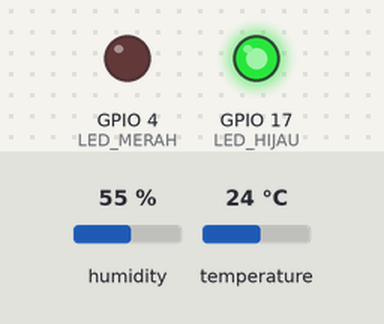
The sketch below on a simulated ESP32. Shown: output pins drawn as LEDs (lit = HIGH). Inputs (shaded band) come from the test bench; at power-on: humidity 55 %, temperature 24 °C. WiFi joins after 1.5 s; servers stay silent unless stated; web services answer with replies made up by the test bench; what the sketch prints to the serial monitor is not drawn.

Above: at 2.7 s.
At 12.7 s:
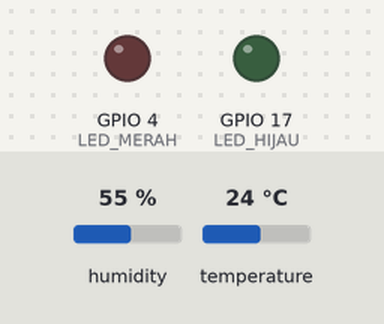
Timing chart, 0 to 28.0 s (numbered marks = the images above):
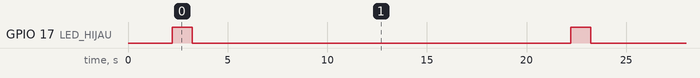

The sketch:

p3_https_thingspeak.ino
```cpp
/*
 * BAB 49 - Program 3: Kirim Data DHT11 ke ThingSpeak lewat HTTPS
 * Setiap 20 detik: baca DHT11, lalu kirim suhu (field1) dan kelembapan
 * (field2) ke ThingSpeak dengan HTTPS POST. Sertifikat server diperiksa
 * dengan setCACert() memakai root CA DigiCert Global Root G2.
 * Kata sandi WiFi dan kunci API ada di tab "rahasia.h" (JANGAN dibagikan).
 *
 * Rangkaian (kabel jumper female-female):
 *   DHT        -> IO27
 *   LED1 merah -> IO4  (menyala 1 detik = gagal)
 *   LED2 hijau -> IO17 (menyala 1 detik = berhasil)
 * Library: DHT sensor library + Adafruit Unified Sensor (Adafruit).
 */

#include <WiFi.h>
#include <WiFiClientSecure.h>
#include <HTTPClient.h>
#include <DHT.h>
#include "rahasia.h"  // RAHASIA_WIFI_SSID, RAHASIA_WIFI_PASSWORD, RAHASIA_THINGSPEAK_KEY

#define PIN_DHT    27
#define LED_MERAH  4
#define LED_HIJAU  17

const char* URL_THINGSPEAK = "https://api.thingspeak.com/update";
const unsigned long JEDA_KIRIM = 20000;  // minimal 15 detik (batas akun gratis)
const unsigned long LAMA_LED   = 1000;   // LED status menyala 1 detik

// Root CA untuk api.thingspeak.com
// Sumber: https://cacerts.digicert.com/DigiCertGlobalRootG2.crt.pem
// Berlaku sampai: 15 Januari 2038
const char ROOT_CA_DIGICERT_G2[] = R"EOF(
-----BEGIN CERTIFICATE-----
MIIDjjCCAnagAwIBAgIQAzrx5qcRqaC7KGSxHQn65TANBgkqhkiG9w0BAQsFADBh
MQswCQYDVQQGEwJVUzEVMBMGA1UEChMMRGlnaUNlcnQgSW5jMRkwFwYDVQQLExB3
d3cuZGlnaWNlcnQuY29tMSAwHgYDVQQDExdEaWdpQ2VydCBHbG9iYWwgUm9vdCBH
MjAeFw0xMzA4MDExMjAwMDBaFw0zODAxMTUxMjAwMDBaMGExCzAJBgNVBAYTAlVT
MRUwEwYDVQQKEwxEaWdpQ2VydCBJbmMxGTAXBgNVBAsTEHd3dy5kaWdpY2VydC5j
b20xIDAeBgNVBAMTF0RpZ2lDZXJ0IEdsb2JhbCBSb290IEcyMIIBIjANBgkqhkiG
9w0BAQEFAAOCAQ8AMIIBCgKCAQEAuzfNNNx7a8myaJCtSnX/RrohCgiN9RlUyfuI
2/Ou8jqJkTx65qsGGmvPrC3oXgkkRLpimn7Wo6h+4FR1IAWsULecYxpsMNzaHxmx
1x7e/dfgy5SDN67sH0NO3Xss0r0upS/kqbitOtSZpLYl6ZtrAGCSYP9PIUkY92eQ
q2EGnI/yuum06ZIya7XzV+hdG82MHauVBJVJ8zUtluNJbd134/tJS7SsVQepj5Wz
tCO7TG1F8PapspUwtP1MVYwnSlcUfIKdzXOS0xZKBgyMUNGPHgm+F6HmIcr9g+UQ
vIOlCsRnKPZzFBQ9RnbDhxSJITRNrw9FDKZJobq7nMWxM4MphQIDAQABo0IwQDAP
BgNVHRMBAf8EBTADAQH/MA4GA1UdDwEB/wQEAwIBhjAdBgNVHQ4EFgQUTiJUIBiV
5uNu5g/6+rkS7QYXjzkwDQYJKoZIhvcNAQELBQADggEBAGBnKJRvDkhj6zHd6mcY
1Yl9PMWLSn/pvtsrF9+wX3N3KjITOYFnQoQj8kVnNeyIv/iPsGEMNKSuIEyExtv4
NeF22d+mQrvHRAiGfzZ0JFrabA0UWTW98kndth/Jsw1HKj2ZL7tcu7XUIOGZX1NG
Fdtom/DzMNU+MeKNhJ7jitralj41E6Vf8PlwUHBHQRFXGU7Aj64GxJUTFy8bJZ91
8rGOmaFvE7FBcf6IKshPECBV1/MUReXgRPTqh5Uykw7+U0b6LJ3/iyK5S9kJRaTe
pLiaWN0bfVKfjllDiIGknibVb63dDcY3fe0Dkhvld1927jyNxF1WW6LZZm6zNTfl
MrY=
-----END CERTIFICATE-----
)EOF";

DHT dht(PIN_DHT, DHT11);

bool sudahPernahKirim = false;
unsigned long waktuKirimTerakhir = 0;
unsigned long waktuLedNyala = 0;
bool ledMenyala = false;
int jumlahBerhasil = 0;
int jumlahGagal = 0;

void sambungWiFi() {
  WiFi.mode(WIFI_STA);
  WiFi.begin(RAHASIA_WIFI_SSID, RAHASIA_WIFI_PASSWORD);
  Serial.print("Menghubungkan ke WiFi");

  unsigned long mulai = millis();
  while (WiFi.status() != WL_CONNECTED) {
    if (millis() - mulai >= 20000) {  // menyerah setelah 20 detik
      Serial.println();
      Serial.println("Gagal terhubung! Periksa isi rahasia.h (WiFi harus 2,4 GHz).");
      Serial.println("ESP32 restart dalam 5 detik...");
      delay(5000);
      ESP.restart();
    }
    Serial.print(".");
    delay(500);
  }
  Serial.println();
  Serial.print("Terhubung! Alamat IP: ");
  Serial.println(WiFi.localIP());
}

// Nyalakan satu LED status; dimatikan otomatis di loop() setelah LAMA_LED
void nyalakanLed(int pin) {
  digitalWrite(LED_MERAH, LOW);
  digitalWrite(LED_HIJAU, LOW);
  digitalWrite(pin, HIGH);
  waktuLedNyala = millis();
  ledMenyala = true;
}

// Mengirim data ke ThingSpeak. Hasilnya true kalau data diterima.
bool kirimKeThingSpeak(float suhu, float kelembapan) {
  WiFiClientSecure klienAman;
  klienAman.setCACert(ROOT_CA_DIGICERT_G2);  // periksa sertifikat api.thingspeak.com
  klienAman.setHandshakeTimeout(15);         // detik

  HTTPClient http;
  http.setConnectTimeout(10000);             // ms
  http.setTimeout(10000);                    // ms
  if (!http.begin(klienAman, URL_THINGSPEAK)) {
    Serial.println("Alamat URL tidak valid.");
    return false;
  }
  http.setUserAgent("BluinoKit-BAB49/1.0");  // "nama" client kita
  http.addHeader("Content-Type", "application/x-www-form-urlencoded");

  // Kunci API dikirim di ISI permintaan (body), bukan di alamat URL
  char isi[96];
  snprintf(isi, sizeof(isi), "api_key=%s&field1=%.1f&field2=%.0f",
           RAHASIA_THINGSPEAK_KEY, suhu, kelembapan);

  int kode = http.POST(String(isi));
  bool berhasil = false;

  if (kode == HTTP_CODE_OK) {
    String balasan = http.getString();  // nomor entri, atau "0" kalau ditolak
    long nomorEntri = balasan.toInt();
    if (nomorEntri > 0) {
      Serial.printf("Terkirim! Nomor entri ThingSpeak: %ld\n", nomorEntri);
      berhasil = true;
    } else {
      Serial.println("Ditolak ThingSpeak (balasan 0). Jeda kiriman kurang dari 15 detik?");
    }
  } else if (kode > 0) {
    Serial.printf("ThingSpeak menjawab HTTP %d. Periksa Write API Key di rahasia.h.\n", kode);
  } else {
    char pesanTls[128];
    int kodeTls = klienAman.lastError(pesanTls, sizeof(pesanTls));
    Serial.printf("Koneksi gagal: %s (kode %d)\n", http.errorToString(kode).c_str(), kode);
    Serial.printf("Pesan TLS: %s (kode %d)\n", pesanTls, kodeTls);
  }

  http.end();
  return berhasil;
}

void setup() {
  Serial.begin(115200);
  pinMode(LED_MERAH, OUTPUT);
  pinMode(LED_HIJAU, OUTPUT);
  digitalWrite(LED_MERAH, LOW);
  digitalWrite(LED_HIJAU, LOW);
  delay(500);
  Serial.println();
  Serial.println("BAB 49 - Program 3: Kirim Data DHT11 ke ThingSpeak lewat HTTPS");

  dht.begin();
  sambungWiFi();
}

void loop() {
  // 1. Matikan LED status setelah LAMA_LED (tanpa delay)
  if (ledMenyala && millis() - waktuLedNyala >= LAMA_LED) {
    digitalWrite(LED_MERAH, LOW);
    digitalWrite(LED_HIJAU, LOW);
    ledMenyala = false;
  }

  // 2. Baca sensor dan kirim data setiap JEDA_KIRIM
  if (!sudahPernahKirim || millis() - waktuKirimTerakhir >= JEDA_KIRIM) {
    sudahPernahKirim = true;
    waktuKirimTerakhir = millis();

    float kelembapan = dht.readHumidity();
    float suhu = dht.readTemperature();
    if (isnan(suhu) || isnan(kelembapan)) {
      Serial.println("\nGagal membaca DHT11! Periksa kabel DHT -> IO27.");
      jumlahGagal = jumlahGagal + 1;
      nyalakanLed(LED_MERAH);
      return;
    }
    Serial.printf("\nSuhu: %.1f °C | Kelembapan: %.0f %%\n", suhu, kelembapan);

    if (WiFi.status() != WL_CONNECTED) {
      Serial.println("WiFi terputus, data kali ini dilewati.");
      jumlahGagal = jumlahGagal + 1;
      nyalakanLed(LED_MERAH);
      return;
    }

    if (kirimKeThingSpeak(suhu, kelembapan)) {
      jumlahBerhasil = jumlahBerhasil + 1;
      nyalakanLed(LED_HIJAU);
    } else {
      jumlahGagal = jumlahGagal + 1;
      nyalakanLed(LED_MERAH);
    }
    Serial.printf("Total: %d berhasil, %d gagal\n", jumlahBerhasil, jumlahGagal);
  }
}
```

rahasia.h
```cpp
// rahasia.h — SEMUA data rahasia proyek ini dikumpulkan di sini.
// JANGAN bagikan file ini: jangan di-upload ke GitHub, jangan dikirim ke grup chat.
// Kalau ingin membagikan proyek, sertakan salinan berisi placeholder saja.
#pragma once

#define RAHASIA_WIFI_SSID       "NamaWiFiKamu"      // ← ganti dengan WiFi kamu
#define RAHASIA_WIFI_PASSWORD   "PasswordWiFiKamu"  // ← ganti dengan WiFi kamu
#define RAHASIA_THINGSPEAK_KEY  "KUNCI_API_KAMU"    // ← ganti dengan Write API Key channel kamu
```

Measured:
- by itself, GPIO 17 (LED_HIJAU): alternates HIGH for 1.0 s and LOW for 19.0 s
